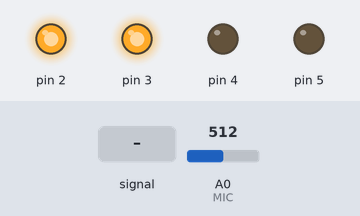
The sketch below on a simulated Arduino Uno, built with avr-gcc and run on an emulated ATmega328P. Parts: output pins drawn as LEDs (lit = HIGH). Inputs (shaded band) come from the test bench; at power-on: A0 (MIC) = 512.

Above: at 1.2 s.
1.3 s: A0 (MIC) fed a 200 Hz sine of ±255 counts around its level
At 2.3 s:
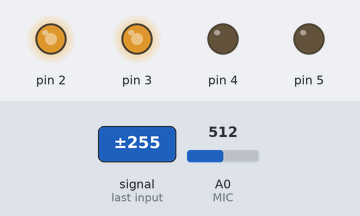
4.3 s: A0 (MIC) set to 716
At 4.7 s:
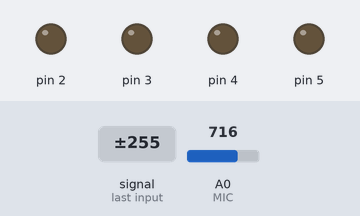
5.8 s: A0 (MIC) fed a 1000 Hz sine of ±255 counts around its level
At 5.97 s:
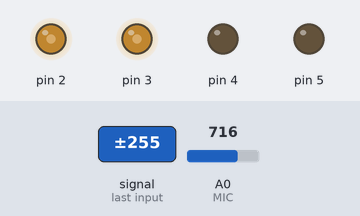
8.8 s: A0 (MIC) set to 900
10.3 s: A0 (MIC) set to 672
11.8 s: A0 (MIC) set to 648
At 12.2 s:
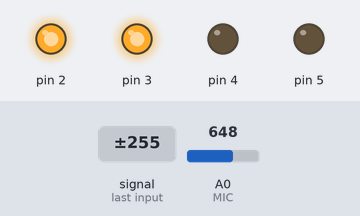
Timing chart, 0 to 14.3 s (numbered marks = the images above; inputs shaded):
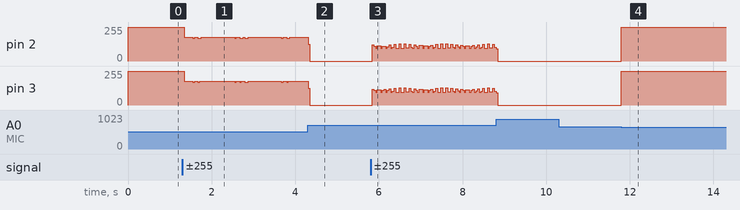

Measured:
- the behaviour switches between 656 and 655 on A0 (MIC) (found by bisection; images 3 and 4)
- after the input at 1.3 s, pin 2, pin 3: 255/255 → 178/255 after 0.05 s, then moves between 172/255 and 178/255, repeating every 1.1 s
- after the input at 10.3 s, every drawn part: stays the same
- after the input at 11.8 s, pin 2, pin 3: 0/255 → 255/255 at once

The sketch:

sound_detector.ino
```cpp
#define MIC A0

int sig = 0;

void setup() {
 pinMode(2, OUTPUT);
 pinMode(3, OUTPUT);
 pinMode(4, OUTPUT);
 pinMode(5, OUTPUT);
}

void led() {
 sig = analogRead(MIC)*50;

 if (sig>1)  {digitalWrite(2, HIGH);}

 else {digitalWrite(2, LOW);}

 // for 300 volt = 49.5dB
 if (sig>300)  {digitalWrite(3, HIGH);}

 else {digitalWrite(3, LOW);}

 //for 170dB = 316227766 volts
 if (sig>316227766) {digitalWrite(4, HIGH);}

 else {digitalWrite(4, LOW);}

 //for the protection of mammals,200dB should be given to the condition
 //200dB = 10000000000volt ,when it reaches 200dB buzzer will alert the captian
 if (sig>10000000000) {digitalWrite(5, HIGH);}

 else {digitalWrite(5, LOW);}
}

void loop() {
 led();
}
```
